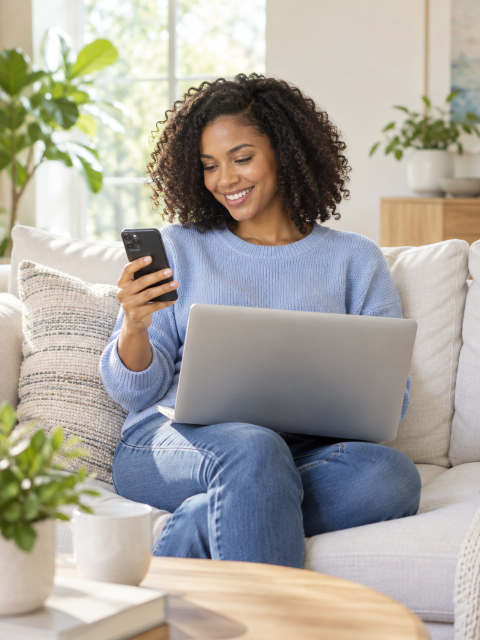
#> input picture clients/katapult/03-work/social/2026-11-organic/build/img/ai-laptop-woman-sofa-phone-01.jpg, 960 x 1280 px, found by its file name (shown at 1/2 size)
$ python -i compose.py   (imports and definitions only)
#> lines starting #> are read from the running program, lines starting #| are printed output that depends on the picture; after the words box and inside, x2 and y2 are one past the last pixel; in counts of white or black regions, pixels touching at a corner belong together
"""compose.py - Habit Outdoors email kit: pre-built image compositions and textures (kit v0.3 + v0.4).

Why this exists
---------------
Overlap, fan, bleed, collage and band-crossing cannot be done with CSS in email
(no position, no reliable negative margin in Outlook). Each one is built here as
ONE image, with the band colors baked into its edges, so it sits seamlessly
between live-text rows in the HTML. Text never goes inside these images.

Run (from the project root or anywhere):
    python clients/habit-outdoors/01-brand/email-kit/tools/compose.py            # rebuild every v0.3 sample
    python .../compose.py --only e19 e21                                          # rebuild some
    python .../compose.py --list                                                  # show what each job makes
    python .../compose.py --only textures04 edges04 e24 e26                       # v0.4: textures first, the rest bakes them in

To regenerate with other products: edit the SAMPLES block below (packshot file
names = the product handle in 01-brand/photos/products, fetched with
email-ops/tools/fetch_shopify_catalog.py) and run again. Every job prints the
output size and a seam check (edge rows vs. the band color they must match).

Rules baked in (email-ops/rules.md + kit README):
  - 2x resolution (1200px wide for full-width images), JPG q72 4:4:4 when no
    transparency is needed, each file < 150KB; packshot PNGs quantized < 80KB.
  - Edge rows of every JPG are the exact band hex, so the <td bgcolor> above and
    below continues the image with no visible seam.
  - Only Habit palette colors: Tap Shoe #2A2B2D, Major Brown #483F39,
    light warm #E2DDD9, dark-mode band #34353A.

Inputs: packshots in 01-brand/photos/products (transparent 1200x1200 PNG, out
of git), photo crops from the sent emails in email-kit/references, the Aluminum
topographic texture in email-kit/assets/texture-light.jpg (guide p.24).
Needs Pillow and numpy.
"""
from __future__ import annotations

import argparse
import math
import random
from pathlib import Path

import numpy as np
from PIL import Image, ImageChops, ImageDraw, ImageFilter

KIT = Path(__file__).resolve().parents[1]           # .../01-brand/email-kit
ASSETS = KIT / "assets"
REFS = KIT / "references"
PRODUCTS = KIT.parent / "photos" / "products"

TAPSHOE = "#2A2B2D"
BROWN = "#483F39"
LIGHT = "#E2DDD9"
DM_BAND = "#34353A"          # dark-mode swap of the light warm band (kit dark palette)
FRAME = "#E2DDD9"            # thin light photo frame (the kit's light warm)

JPG_Q = 72
MAX_JPG = 150 * 1024
MAX_PACK = 80 * 1024


# ---------------------------------------------------------------- basics

def rgb(h: str) -> tuple[int, int, int]:
    h = h.lstrip("#")
    return tuple(int(h[i:i + 2], 16) for i in (0, 2, 4))


def load_packshot(name: str) -> Image.Image:
    """Open a store packshot (file name = handle, optional -N suffix) and trim it to its opaque bounds."""
    p = PRODUCTS / name
    if not p.suffix:
        p = p.with_suffix(".png")
    im = Image.open(p).convert("RGBA")
    a = im.getchannel("A").point(lambda v: 255 if v > 8 else 0)
    return im.crop(a.getbbox())


def fit(im: Image.Image, w: int | None = None, h: int | None = None) -> Image.Image:
    """Resize keeping ratio to a target width or height (LANCZOS)."""
    if h is not None:
        w = round(im.width * h / im.height)
    else:
        h = round(im.height * w / im.width)
    return im.resize((w, h), Image.LANCZOS)


# [5 lines left out: function darken, not called in this run]


def place(canvas: Image.Image, im: Image.Image, cx: float, cy: float, angle: float = 0,
          shadow: tuple[int, int, int, float] | None = (0, 18, 22, 0.45)) -> None:
    """Alpha-composite `im` centred at (cx, cy), rotated `angle` degrees (counter-clockwise),
    with a soft drop shadow (dx, dy, blur, opacity) drawn from its own alpha."""
    if angle:
        im = im.rotate(angle, resample=Image.BICUBIC, expand=True)
    x, y = round(cx - im.width / 2), round(cy - im.height / 2)
    if shadow:
        dx, dy, blur, op = shadow
        pad = blur * 3
        a = im.getchannel("A")
        sh = Image.new("L", (im.width + pad * 2, im.height + pad * 2), 0)
        sh.paste(a.point(lambda v: int(v * op)), (pad, pad))
        sh = sh.filter(ImageFilter.GaussianBlur(blur))
        black = Image.new("RGBA", sh.size, (0, 0, 0, 255))
        black.putalpha(sh)
        layer = Image.new("RGBA", canvas.size, (0, 0, 0, 0))
        layer.paste(black, (x - pad + dx, y - pad + dy), black)
        canvas.alpha_composite(layer)
    layer = Image.new("RGBA", canvas.size, (0, 0, 0, 0))
    layer.paste(im, (x, y), im)
    canvas.alpha_composite(layer)


# ---------------------------------------------------------------- surfaces

# [20 lines left out: functions grain, topo_lines, not called in this run]


def smooth(t: np.ndarray) -> np.ndarray:
    return t * t * (3 - 2 * t)


# [19 lines left out: function band_surface, not called in this run]


def flat_edges(arr: np.ndarray, top: str | None, bottom: str | None, flat: int = 24, feather: int = 90) -> np.ndarray:
    """Force the first/last `flat` rows to the exact band hex and blend into it over `feather` rows,
    so the image meets the <td bgcolor> rows above/below with no seam."""
    h = arr.shape[0]
    out = arr.copy()
    ramp = np.ones(h, np.float32)
    if top:
        c = np.array(rgb(top), np.float32)
        wt = np.clip((np.arange(h) - flat) / feather, 0, 1)
        out = out * wt[:, None, None] + c * (1 - wt[:, None, None])
    if bottom:
        c = np.array(rgb(bottom), np.float32)
        wb = np.clip((h - 1 - np.arange(h) - flat) / feather, 0, 1)
        out = out * wb[:, None, None] + c * (1 - wb[:, None, None])
    del ramp
    return out


def to_image(arr: np.ndarray) -> Image.Image:
    return Image.fromarray(np.clip(np.rint(arr), 0, 255).astype(np.uint8), "RGB").convert("RGBA")


def torn_line(width: int, base: float, amp: float = 7, seed: int = 3) -> list[float]:
    """y of a ripped-paper edge for every x: slow waves + fine jitter (same feel as edge-*.png, E18)."""
    rnd = random.Random(seed)
    ys, v = [], 0.0
    phases = [rnd.random() * 6.28 for _ in range(3)]
    for x in range(width):
        v = v * 0.86 + rnd.uniform(-1.4, 1.4)
        slow = (math.sin(x / 61 + phases[0]) * amp * 0.6 + math.sin(x / 23 + phases[1]) * amp * 0.3
                + math.sin(x / 9 + phases[2]) * amp * 0.12)
        ys.append(base + slow + v)
    return ys


# [34 lines left out: functions torn_mask, framed_photo, not called in this run]


# ---------------------------------------------------------------- saving + checks

BAND_HEXES = (TAPSHOE, BROWN, LIGHT, DM_BAND)


def save_jpg(im: Image.Image, name: str, limit: int = MAX_JPG, match=BAND_HEXES) -> Path:
    """JPG 4:4:4 under `limit`, with the band colors decoding exactly.
    A flat color decodes 1-3 levels off at some qualities (e.g. #E2DDD9 at q72, #2A2B2D at q65),
    which shows as a faint box against the <td bgcolor>. So: try qualities near q72 and keep the
    first one that is under `limit` and exact on every band hex present; if none is exact, take the
    best one and run a correction pass that nudges the flat pixels by the measured decode error."""
    p = ASSETS / name
    src = np.asarray(im.convert("RGB"), np.int16)
    masks = []
    rows = np.arange(src.shape[0])[:, None]
    for h in match:
        c = np.array(rgb(h), np.int16)
        eq = np.all(src == c, axis=2)
        top, bot = eq & (rows < 16), eq & (rows >= src.shape[0] - 16)
        masks += [(top, c), (bot, c), (eq & ~top & ~bot, c)]      # edge strips corrected on their own
    masks = [(m, c) for m, c in masks if m.sum() > 500]

    def score(dec):
        return sum(int(np.abs(np.median(dec[m], axis=0) - c).sum()) for m, c in masks)

    def enc(arr, q):
        Image.fromarray(arr.astype(np.uint8), "RGB").save(p, "JPEG", quality=q, subsampling=0,
                                                          optimize=True, progressive=True)
        return p.stat().st_size, score(np.asarray(Image.open(p).convert("RGB"), np.int16))

    tried = []
    for q in (JPG_Q, 74, 70, 68, 76, 66, 65, 62):
        size, sc = enc(src, q)
        if size <= limit:
            tried.append((sc, -q))
            if sc == 0:
                return p
    if not tried:
        return p                                              # over limit even at q62: report flags it
    q = -min(tried)[1]
    enc(src, q)
    if not masks:
        return p

    work = src.copy()
    best_bytes, best = p.read_bytes(), score(np.asarray(Image.open(p).convert("RGB"), np.int16))
    for _ in range(6):
        if best == 0:
            break
        dec = np.asarray(Image.open(p).convert("RGB"), np.int16)
        for m, c in masks:
            err = np.median(dec[m], axis=0).astype(np.int16) - c
            work[m] = np.clip(work[m] - err, 0, 255)
        Image.fromarray(work.astype(np.uint8), "RGB").save(p, "JPEG", quality=q, subsampling=0,
                                                           optimize=True, progressive=True)
        s = score(np.asarray(Image.open(p).convert("RGB"), np.int16))
        if s < best:
            best, best_bytes = s, p.read_bytes()
    p.write_bytes(best_bytes)
    return p


# [92 lines left out: functions save_png_quant, seam_report, report, make_textures, compose_cluster, compose_tech_bleed, not called in this run]


def compose_band_cross(file: str, out: str, top=TAPSHOE, bottom=LIGHT, dm_bottom=DM_BAND, size=(1200, 700),
                       seam: int = 400, product_h: int = 620, cx: int = 330, cy: int | None = None,
                       angle: float = -4) -> list[Path]:
    """E21 Band-Crossing Product. One image holding both band colors, a torn edge between them and the
    packshot over the seam (Habit Sep 2 pattern). Writes `out` and, when the lower band is light,
    an `-dm` twin whose lower color is the dark-mode band #34353A (swap with img-light/img-dark,
    same as E18)."""
    paths = []
    im = fit(load_packshot(file), h=product_h)
#> in fit, `w = round(im.width * h / im.height)`: w = 465
    ys = torn_line(size[0], seam, amp=8, seed=9)
    for low, name in ((bottom, out), (dm_bottom, out.replace(".jpg", "-dm.jpg"))):
        if low is None:
            continue
        canvas = Image.new("RGBA", size, rgb(top) + (255,))
        lower = Image.new("RGBA", size, rgb(low) + (255,))
        m = Image.new("L", size, 0)
#> m: PIL image 1200x700 L; every value is 0
        ImageDraw.Draw(m).polygon([(0, size[1])] + [(x, y) for x, y in enumerate(ys)] + [(size[0], size[1])], fill=255)
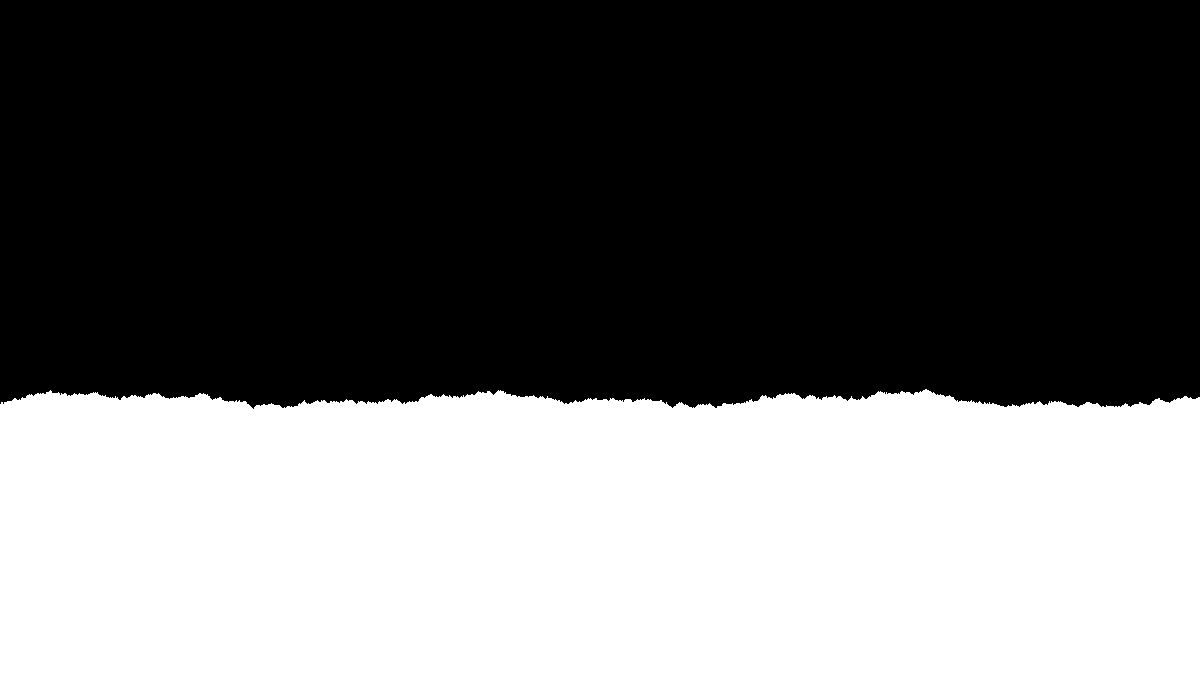
#> m: PIL image 1200x700 L; 43% white; 1 white region, box (x1, y1, x2, y2) and area: (0, 389, 1200, 700) 360789
        m = m.filter(ImageFilter.GaussianBlur(0.8))
        canvas.paste(lower, (0, 0), m)
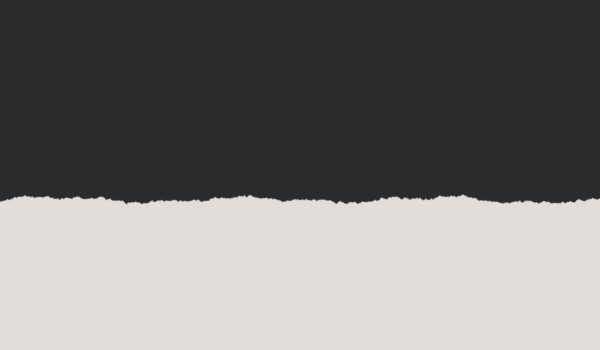
#> canvas: PIL image 1200x700 RGBA (shown at 1/2 size); mean R, G, B, A 121, 119.5, 118.9, 255
        # a few paper specks along the tear, as in edge-*.png
        rnd, d = random.Random(4), ImageDraw.Draw(canvas)
        for _ in range(26):
            x = rnd.randrange(size[0])
            y = ys[x] - rnd.uniform(3, 9)
            r = rnd.choice((1.2, 1.6, 2.2))
            d.ellipse((x - r, y - r, x + r, y + r), fill=rgb(low))
#> this loop made 26 passes
#> (x, y, r) on passes 1 to 8: (483, 387.8, 2.2), (811, 390.4, 1.2), (136, 393.2, 2.2), (592, 392.4, 1.2), (454, 390.8, 1.6), (566, 396.3, 1.2), (536, 392.9, 1.2), (533, 388, 1.2)
        place(canvas, im, cx, cy or seam - 20, angle, shadow=(6, 22, 24, 0.5))
#> in place, `black.putalpha(sh)`:
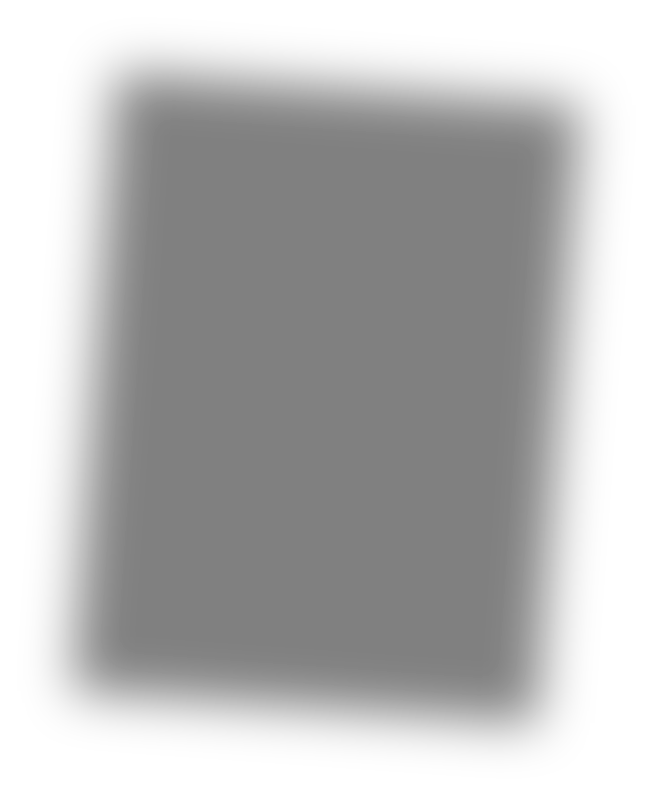
#> black: PIL image 653x796 RGBA; mean R, G, B, A 0, 0, 0, 70.4; transparent parts drawn white
#> in place, `layer.paste(im, (x, y), im)`:
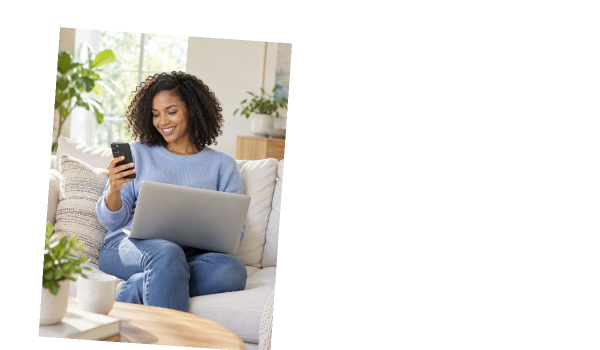
#> layer: PIL image 1200x700 RGBA (shown at 1/2 size); mean R, G, B, A 58.1, 56.7, 53.9, 87.5; transparent parts drawn white
#> in place, `canvas.alpha_composite(layer)`:
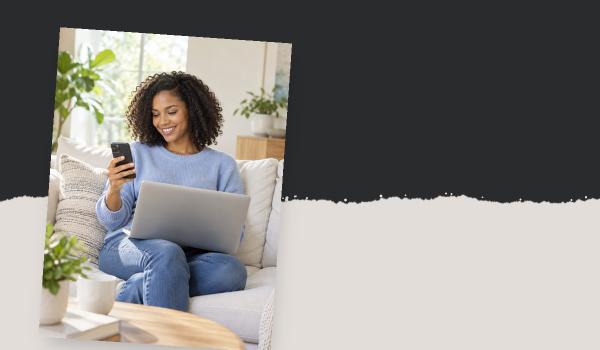
#> canvas: PIL image 1200x700 RGBA (shown at 1/2 size); mean R, G, B, A 134.8, 132.5, 129.5, 255
        arr = flat_edges(np.asarray(canvas.convert("RGB"), np.float32), top, low, flat=6, feather=1)
        p = save_jpg(to_image(arr), name)
#> the loop in save_jpg, `for h in match:` made 4 passes
#> c on passes 1 to 4: [42, 43, 45], [72, 63, 57], [226, 221, 217], [52, 53, 58]
#> pass 3, in save_jpg, `top, bot = eq & (rows < 16), eq & (rows >= src.shape[0] - 16)`:
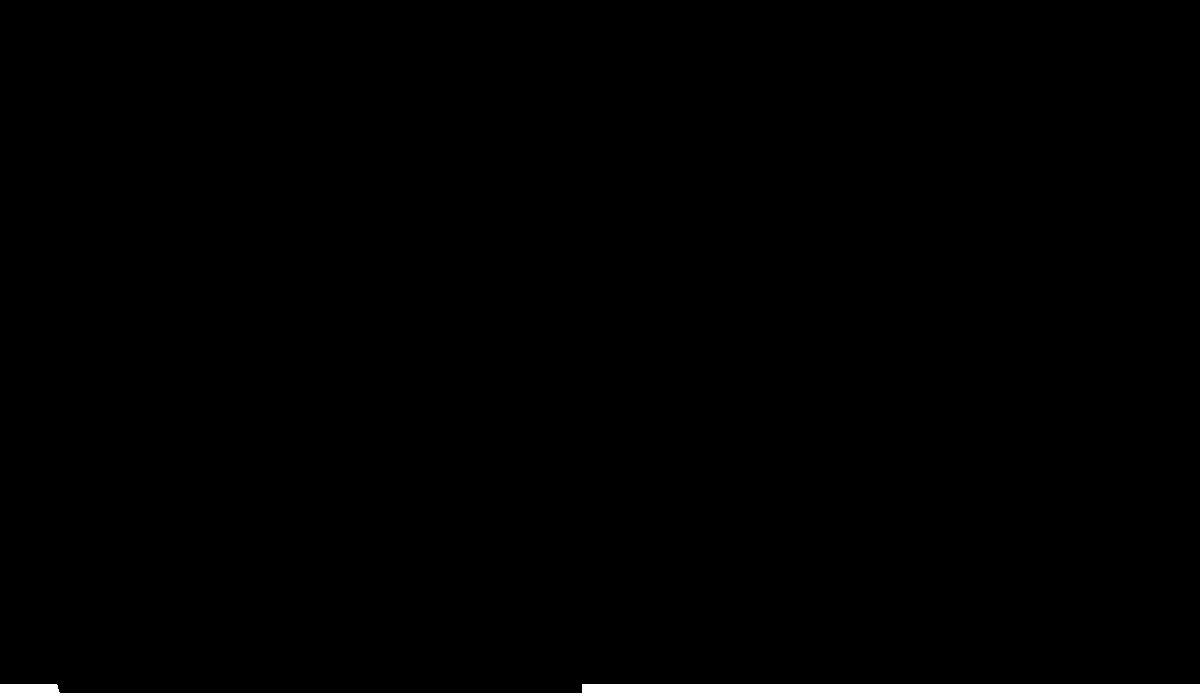
#> bot: shape (700, 1200) bool; 1.7% white; 1 white region, box (x1, y1, x2, y2) and area: (0, 684, 1200, 700) 14488
#> after the loop in save_jpg, `for h in match:`: masks = 12 items
#> in save_jpg, `masks = [(m, c) for m, c in masks if m.sum() > 500]`: masks = 4 items
        report(p, top, low)
        paths.append(p)
    return paths


# [47 lines left out: functions compose_collage, product_png, swatch, ref_crop, pack_photo, not called in this run]


# ---------------------------------------------------------------- v0.4: texture set, full-bleed hero, torn photo, textured edges
#
# Tiles are 1200x1600 and PERIODIC top/bottom (and left/right): every noise field is built in the
# Fourier domain, so row 1599 continues into row 0. A band of any height can repeat the tile
# (CSS background-repeat: repeat-y, background-size: 600px auto). Gradients are not tiles: they are
# stretched to the band (background-size: 100% 100%, VML type="frame"), see TEXTURES below.

PATRIOT = "#202944"
IVY = "#595442"
ALUMINUM = "#A39A8C"
PHOTOS = KIT.parent / "photos" / "lifestyle"
TEX_W, TEX_H = 1200, 1600
MAX_TEX = 90 * 1024

# name: (file, fallback bgcolor, kind, text on it). kind "tile" = seamless repeat-y, "stretch" = gradient.
TEXTURES = {
    "paper-light":    ("tex-paper-light.jpg",         LIGHT,   "tile",    "#2A2B2D titles/body, #5C5249 labels"),
    "paper-light-dm": ("tex-paper-light-dm.jpg",      DM_BAND, "tile",    "dark-mode swap of paper-light (Apple Mail / iOS)"),
    "paper-tapshoe":  ("tex-paper-tapshoe.jpg",       TAPSHOE, "tile",    "white, #E2DDD9 body, orange text OK"),
    "grain-brown":    ("tex-grain-brown.jpg",         BROWN,   "tile",    "white, #E2DDD9 body, orange only large"),
    "grain-patriot":  ("tex-grain-patriot-water.jpg", PATRIOT, "tile",    "white, #E2DDD9 body, orange text OK"),
    "grain-ivy":      ("tex-grain-ivy.jpg",           IVY,     "tile",    "white only, no orange text"),
    "camo-blur":      ("tex-camo-blur.jpg",           BROWN,   "tile",    "white only, no orange text"),
    "topo-tapshoe":   ("tex-topo-tapshoe.jpg",        TAPSHOE, "tile",    "white, #E2DDD9 body, orange text OK"),
    "grad-tapshoe-brown":   ("grad-tapshoe-to-brown.jpg",   TAPSHOE, "stretch", "white; fallback = top color"),
    "grad-patriot-tapshoe": ("grad-patriot-to-tapshoe.jpg", PATRIOT, "stretch", "white; fallback = top color"),
    "grad-paper-aluminum":  ("grad-paper-to-aluminum.jpg",  LIGHT,   "stretch", "#2A2B2D only (#5C5249 fails on Aluminum)"),
}


# [121 lines left out: functions periodic_noise, periodic_blur, paper_surface, water_surface, topo_tile, camo_surface and 3 more, not called in this run]


def _L(hexc: str) -> float:
    return lum_stats(np.array([[rgb(hexc)]], np.float32))[1]


def contrast(l1: float, l2: float) -> float:
    a, b = max(l1, l2), min(l1, l2)
    return (a + 0.05) / (b + 0.05)


# [15 lines left out: function contrast_report, not called in this run]


def tex_path(name: str) -> Path:
    return ASSETS / TEXTURES[name][0]


# [4 lines left out: function _continues, not called in this run]


def load_tile(name: str) -> np.ndarray:
    """Texture tile as float RGB (1200x1600), for baking into compositions."""
    return np.asarray(Image.open(tex_path(name)).convert("RGB"), np.float32)


# [219 lines left out: functions tile_rows, make_texture_set, tear_shadow, compose_torn_edge_textured, compose_full_bleed_hero, framed_photo_multi and 1 more, not called in this run]


def lifestyle(name: str) -> Image.Image:
    """Photo from photos/lifestyle (crop-sent-* are stand-ins cropped from the sent emails)."""
    return Image.open(PHOTOS / name).convert("RGB")


# ---------------------------------------------------------------- SAMPLES (edit and rerun)

def job_textures():
    """tex-tapshoe-grain.jpg + grad-tapshoe-brown.jpg (dark grain surface, atmospheric gradient)."""
    make_textures()


# [62 lines left out: functions job_e19, job_e20, job_e21, job_e22, job_e23, job_packs, not called in this run]


def job_textures_v04():
    """v0.4 texture set: paper, grains, water, camo, topo, gradients (1200x1600, < 90KB, seamless tiles)."""
    make_texture_set()


EDGES_V04 = [   # (top texture, bottom texture, dark-mode twin?)  file: edge-tex-{top}-{bottom}.jpg
    ("paper-light", "paper-tapshoe", True), ("paper-tapshoe", "paper-light", True),
    ("paper-light", "grain-patriot", True), ("grain-patriot", "paper-light", True),
    ("paper-tapshoe", "grain-brown", False), ("grain-brown", "paper-tapshoe", False),
    ("grain-brown", "paper-light", True), ("grain-brown", "grain-patriot", False),
    ("grain-patriot", "grain-brown", False), ("grain-brown", "camo-blur", False), ("camo-blur", "grain-ivy", False),
    ("grain-ivy", "camo-blur", False), ("grain-ivy", "paper-tapshoe", False),
    ("paper-light", "flat:#2A2B2D", True), ("grain-patriot", "flat:#2A2B2D", False),
    ("grain-brown", "flat:#2A2B2D", False), ("grain-ivy", "flat:#2A2B2D", False),
    ("camo-blur", "flat:#2A2B2D", False),
]


def edge_name(top: str, bottom: str) -> str:
    short = lambda n: "footer" if n.startswith("flat:") else n.replace("grain-", "").replace("paper-", "paper").replace("-blur", "")
    return f"edge-tex-{short(top)}-{short(bottom)}.jpg"


# [36 lines left out: functions job_edges_v04, job_e24, job_e26, not called in this run]


JOBS = {"textures": job_textures, "e19": job_e19, "e20": job_e20, "e21": job_e21,
        "e22": job_e22, "e23": job_e23, "packs": job_packs,
        "textures04": job_textures_v04, "edges04": job_edges_v04, "e24": job_e24, "e26": job_e26}


# [12 lines left out: function main, not called in this run]


# [2 lines not run here, left out]

#> (the run stopped early here; a loop or call above may not have finished)
